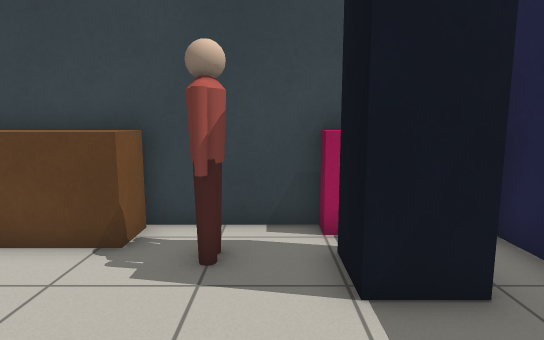
view 1 (above)

12 first-person views from a walk through a world built for the Gazebo simulator. The camera is 1.1 m above the floor, tilts 8° down and sees 75° across. The floor is counted in squares, 0.5 m on a side. Each view is taken from the middle of a square. On the plan, view 1 faces up. The plan holds only what a view shows up to about 19 squares ahead; the rest is blank. Some stock models are drawn as simple stand-ins.

view 2
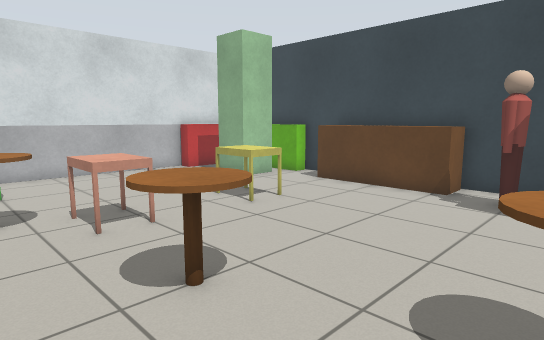

view 3
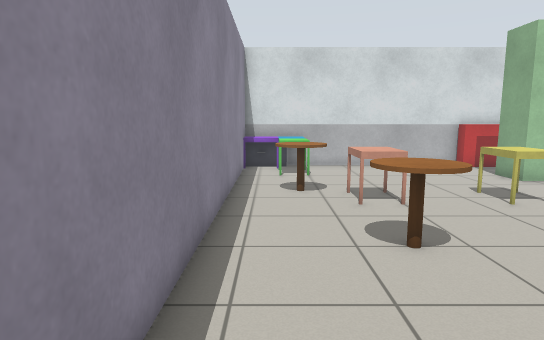

view 4
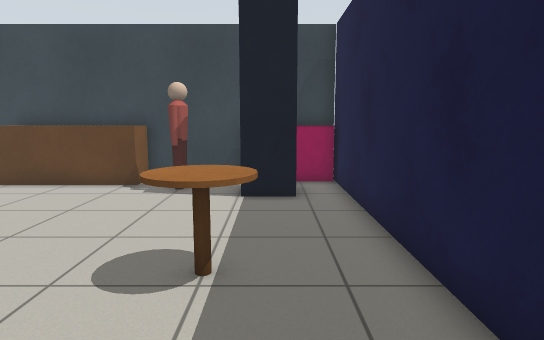

view 5
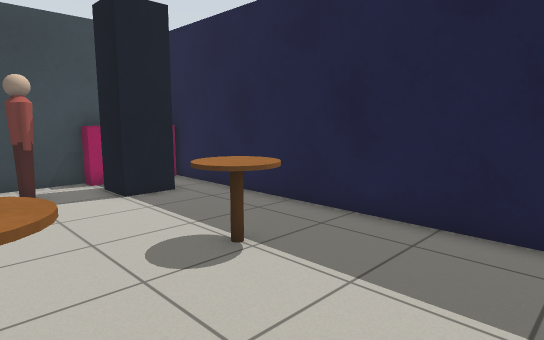

view 6
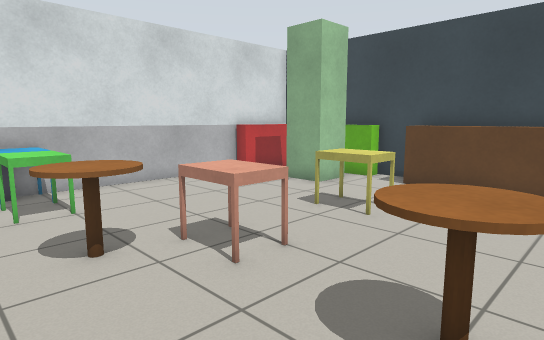

view 7
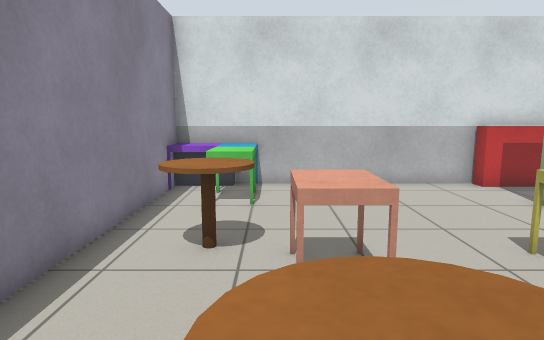

view 8
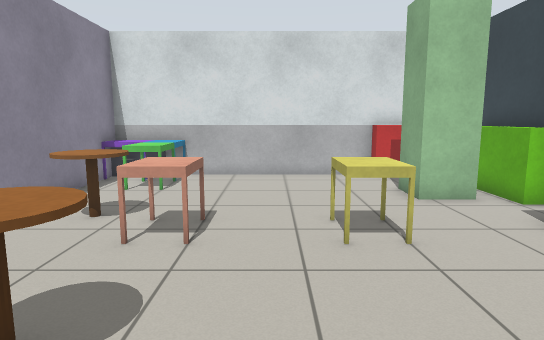

view 9
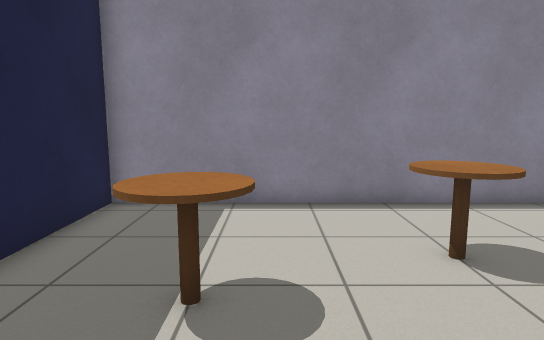

view 10
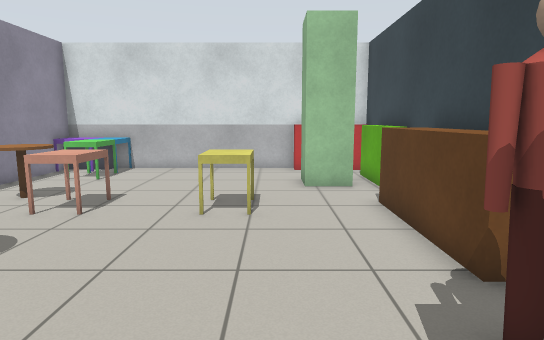

view 11
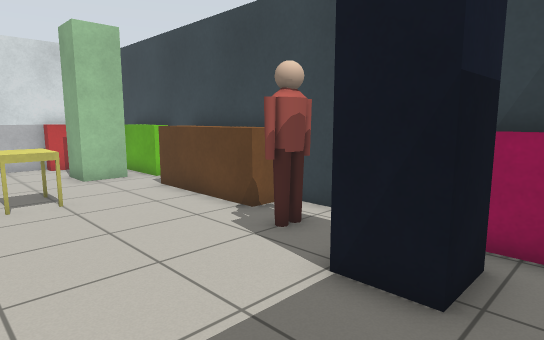

view 12
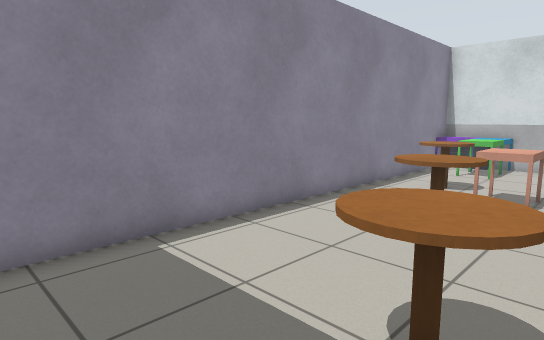

### Floor plan
Points are (right, up) in squares from view 1. A wall is a line through its corners. A room is listed if a view was taken in it or the views show most of it. See-through windows are left out.
Room 1 (views 1, 2, 3, 4, 5, 6, 7, 8, 9, 10, 11, 12)
walls: (-9.7, 5.8) (-9.7, 4.1) (-11.4, 4.1); (-7.6, 7.3) (-14.3, 7.3) (-14.3, -6.3) (4.3, -6.3) (4.3, 7.3) (2.2, 7.3); (-9.1, 6.6) (-12.4, 6.6); (2.7, 5.8) (2.7, 4.1) (1.1, 4.1) (1.1, 5.8); (1.8, 7.3) (-2.2, 7.3); (-13.6, 7) (-13.6, 4.1) (-14.2, 4.1); (4.2, 6.6) (1.1, 6.6) (1.1, 7.2)
low walls: (-6.1, 2.6) (-6.1, 1.3) (-7.8, 1.3); (-7.8, -1.5) (-6.1, -1.5) (-6.1, -2.7) (-7.8, -2.7); (-9.1, 7.2) (-9.1, 6.6); (-13.1, -4.6) (-13.1, -6.4); (-14.4, -3.5) (-11.1, -3.5) (-11.1, -4.7) (-12.8, -4.7)
objects: cafe table (-8, -5) to (-8, -4); counter (-7, 6) to (-3, 7); cafe table (-3, -3) to (-3, -2); person (-1, 5) to (-1, 6); cafe table (1, -2) to (1, -1)

Positions as (right, up) in squares from view 1, and headings:
1: (0, 0), facing up
2: (1, -5), facing up-left
3: (3, -5), facing left
4: (2, -6), facing up
5: (-3, -6), facing up-right
6: (-2, -6), facing up-left
7: (-2, -3), facing left
8: (0, 0), facing left
9: (0, 3), facing down
10: (2, 3), facing left
11: (4, 0), facing up-left
12: (4, 0), facing down-left
